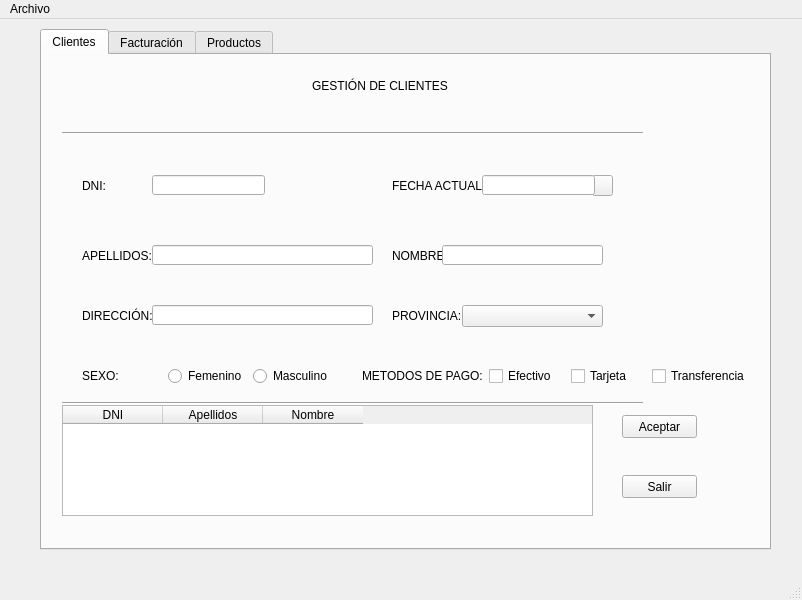
<?xml version="1.0" encoding="UTF-8"?>
<ui version="4.0">
 <class>MainWindow</class>
 <widget class="QMainWindow" name="MainWindow">
  <property name="geometry">
   <rect>
    <x>0</x>
    <y>0</y>
    <width>802</width>
    <height>600</height>
   </rect>
  </property>
  <property name="windowTitle">
   <string>MainWindow</string>
  </property>
  <widget class="QWidget" name="centralwidget">
   <widget class="QTabWidget" name="tabWidget">
    <property name="geometry">
     <rect>
      <x>40</x>
      <y>10</y>
      <width>731</width>
      <height>521</height>
     </rect>
    </property>
    <property name="currentIndex">
     <number>0</number>
    </property>
    <widget class="QWidget" name="clientes">
     <attribute name="title">
      <string>Clientes</string>
     </attribute>
     <widget class="QPushButton" name="Salir">
      <property name="geometry">
       <rect>
        <x>580</x>
        <y>420</y>
        <width>75</width>
        <height>23</height>
       </rect>
      </property>
      <property name="text">
       <string>Salir</string>
      </property>
     </widget>
     <widget class="QWidget" name="horizontalLayoutWidget">
      <property name="geometry">
       <rect>
        <x>40</x>
        <y>310</y>
        <width>251</width>
        <height>22</height>
       </rect>
      </property>
      <layout class="QHBoxLayout" name="horizontalLayout_2">
       <item>
        <widget class="QLabel" name="sexo_2">
         <property name="text">
          <string>SEXO:</string>
         </property>
        </widget>
       </item>
       <item>
        <widget class="QRadioButton" name="radioButtonFem_2">
         <property name="text">
          <string>Femenino</string>
         </property>
        </widget>
       </item>
       <item>
        <widget class="QRadioButton" name="radioButtonMas_2">
         <property name="text">
          <string>Masculino</string>
         </property>
        </widget>
       </item>
      </layout>
     </widget>
     <widget class="QWidget" name="horizontalLayoutWidget_2">
      <property name="geometry">
       <rect>
        <x>320</x>
        <y>310</y>
        <width>388</width>
        <height>22</height>
       </rect>
      </property>
      <layout class="QHBoxLayout" name="metodosPago_2">
       <item>
        <widget class="QLabel" name="metodoPago_2">
         <property name="text">
          <string>METODOS DE PAGO:</string>
         </property>
        </widget>
       </item>
       <item>
        <widget class="QCheckBox" name="checkEfect_2">
         <property name="text">
          <string>Efectivo</string>
         </property>
        </widget>
       </item>
       <item>
        <widget class="QCheckBox" name="checkTarjeta_2">
         <property name="text">
          <string>Tarjeta</string>
         </property>
        </widget>
       </item>
       <item>
        <widget class="QCheckBox" name="checkTransfe_2">
         <property name="text">
          <string>Transferencia</string>
         </property>
        </widget>
       </item>
      </layout>
     </widget>
     <widget class="QLabel" name="label">
      <property name="geometry">
       <rect>
        <x>230</x>
        <y>120</y>
        <width>47</width>
        <height>16</height>
       </rect>
      </property>
      <property name="font">
       <font>
        <family>Forte</family>
        <pointsize>14</pointsize>
       </font>
      </property>
      <property name="text">
       <string/>
      </property>
     </widget>
     <widget class="QLabel" name="DNI_2">
      <property name="geometry">
       <rect>
        <x>350</x>
        <y>120</y>
        <width>111</width>
        <height>21</height>
       </rect>
      </property>
      <property name="text">
       <string>FECHA ACTUAL:</string>
      </property>
     </widget>
     <widget class="QLabel" name="NOMBRE">
      <property name="geometry">
       <rect>
        <x>350</x>
        <y>190</y>
        <width>51</width>
        <height>21</height>
       </rect>
      </property>
      <property name="text">
       <string>NOMBRE</string>
      </property>
     </widget>
     <widget class="QPushButton" name="Aceptar">
      <property name="geometry">
       <rect>
        <x>580</x>
        <y>360</y>
        <width>75</width>
        <height>23</height>
       </rect>
      </property>
      <property name="text">
       <string>Aceptar</string>
      </property>
     </widget>
     <widget class="QLabel" name="Provincia">
      <property name="geometry">
       <rect>
        <x>350</x>
        <y>250</y>
        <width>111</width>
        <height>21</height>
       </rect>
      </property>
      <property name="text">
       <string>PROVINCIA:</string>
      </property>
     </widget>
     <widget class="QLineEdit" name="CampoApellidos_2">
      <property name="geometry">
       <rect>
        <x>110</x>
        <y>250</y>
        <width>221</width>
        <height>20</height>
       </rect>
      </property>
     </widget>
     <widget class="QPushButton" name="Calendario">
      <property name="geometry">
       <rect>
        <x>550</x>
        <y>120</y>
        <width>21</width>
        <height>21</height>
       </rect>
      </property>
      <property name="text">
       <string/>
      </property>
      <property name="icon">
       <iconset>
        <normaloff>Imagenes/calendar-icon.png</normaloff>Imagenes/calendar-icon.png</iconset>
      </property>
     </widget>
     <widget class="Line" name="line_2">
      <property name="geometry">
       <rect>
        <x>20</x>
        <y>340</y>
        <width>581</width>
        <height>16</height>
       </rect>
      </property>
      <property name="orientation">
       <enum>Qt::Horizontal</enum>
      </property>
     </widget>
     <widget class="QLabel" name="APELLIDOS">
      <property name="geometry">
       <rect>
        <x>40</x>
        <y>190</y>
        <width>111</width>
        <height>21</height>
       </rect>
      </property>
      <property name="text">
       <string>APELLIDOS:</string>
      </property>
     </widget>
     <widget class="QLineEdit" name="CampoApellidos">
      <property name="geometry">
       <rect>
        <x>110</x>
        <y>190</y>
        <width>221</width>
        <height>20</height>
       </rect>
      </property>
     </widget>
     <widget class="QLineEdit" name="CampoNombre">
      <property name="geometry">
       <rect>
        <x>400</x>
        <y>190</y>
        <width>161</width>
        <height>20</height>
       </rect>
      </property>
     </widget>
     <widget class="QLabel" name="APELLIDOS_2">
      <property name="geometry">
       <rect>
        <x>40</x>
        <y>250</y>
        <width>111</width>
        <height>21</height>
       </rect>
      </property>
      <property name="text">
       <string>DIRECCIÓN:</string>
      </property>
     </widget>
     <widget class="QLineEdit" name="CampoFecha">
      <property name="geometry">
       <rect>
        <x>440</x>
        <y>120</y>
        <width>113</width>
        <height>20</height>
       </rect>
      </property>
     </widget>
     <widget class="QLabel" name="GESTIONCLIENTES">
      <property name="geometry">
       <rect>
        <x>270</x>
        <y>20</y>
        <width>141</width>
        <height>21</height>
       </rect>
      </property>
      <property name="text">
       <string>GESTIÓN DE CLIENTES</string>
      </property>
     </widget>
     <widget class="QLabel" name="DNI">
      <property name="geometry">
       <rect>
        <x>40</x>
        <y>120</y>
        <width>111</width>
        <height>21</height>
       </rect>
      </property>
      <property name="text">
       <string>DNI:</string>
      </property>
     </widget>
     <widget class="QLineEdit" name="CampoDNI">
      <property name="geometry">
       <rect>
        <x>110</x>
        <y>120</y>
        <width>113</width>
        <height>20</height>
       </rect>
      </property>
     </widget>
     <widget class="QComboBox" name="comboBox">
      <property name="geometry">
       <rect>
        <x>420</x>
        <y>250</y>
        <width>141</width>
        <height>22</height>
       </rect>
      </property>
     </widget>
     <widget class="Line" name="line">
      <property name="geometry">
       <rect>
        <x>20</x>
        <y>70</y>
        <width>581</width>
        <height>16</height>
       </rect>
      </property>
      <property name="orientation">
       <enum>Qt::Horizontal</enum>
      </property>
     </widget>
     <widget class="QTableWidget" name="tableWidget">
      <property name="geometry">
       <rect>
        <x>20</x>
        <y>350</y>
        <width>531</width>
        <height>111</height>
       </rect>
      </property>
      <column>
       <property name="text">
        <string>DNI</string>
       </property>
      </column>
      <column>
       <property name="text">
        <string>Apellidos</string>
       </property>
      </column>
      <column>
       <property name="text">
        <string>Nombre</string>
       </property>
      </column>
     </widget>
    </widget>
    <widget class="QWidget" name="facturacion">
     <attribute name="title">
      <string>Facturación</string>
     </attribute>
    </widget>
    <widget class="QWidget" name="productos">
     <attribute name="title">
      <string>Productos</string>
     </attribute>
    </widget>
   </widget>
  </widget>
  <widget class="QMenuBar" name="menubar">
   <property name="geometry">
    <rect>
     <x>0</x>
     <y>0</y>
     <width>802</width>
     <height>26</height>
    </rect>
   </property>
   <widget class="QMenu" name="menuArchivo">
    <property name="title">
     <string>Archivo</string>
    </property>
    <addaction name="actionSalir"/>
   </widget>
   <addaction name="menuArchivo"/>
  </widget>
  <widget class="QStatusBar" name="statusbar"/>
  <action name="actionSalir">
   <property name="text">
    <string>Salir</string>
   </property>
   <property name="shortcut">
    <string>Ctrl+S, Alt+4</string>
   </property>
  </action>
 </widget>
 <resources/>
 <connections/>
</ui>
